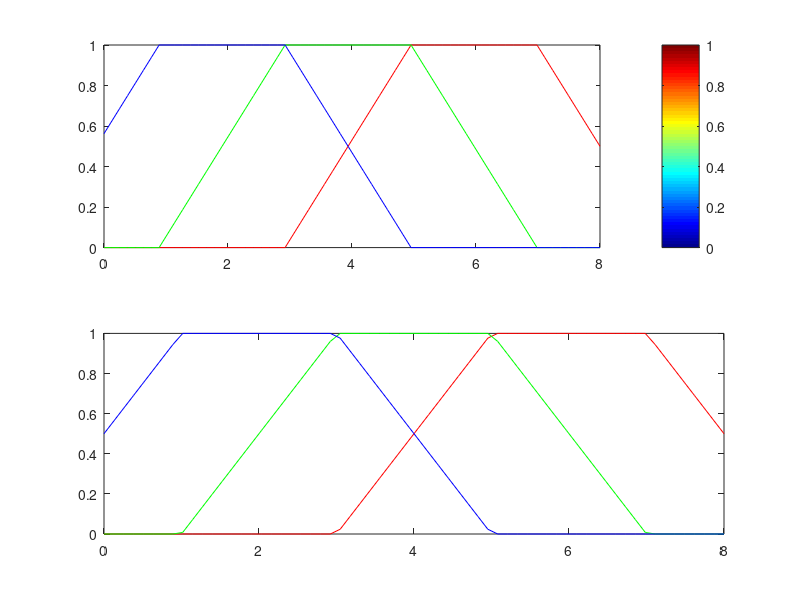

Write the MATLAB code that produced this figure.
function test_colormaps

% HSV, GRAY, HOT, COOL, BONE, COPPER, PINK, FLAG, PRISM, JET,
%     COLORMAP, RGBPLOT, HSV2RGB, RGB2HSV

figure(1)

colormap(jet)
% colormap(cool)
x = colormap;
N = size(x,1);
a = 8*linspace(0,1,N);

subplot(2,1,1)
plot(a,x(:,1), 'r');
hold on
plot(a,x(:,2), 'g');
plot(a,x(:,3), 'b');
hold off

colorbar

[r, g, b] = test(a/8);
subplot(2,1,2)
plot(a,r, 'r');
hold on
plot(a,g, 'g');
plot(a,b, 'b');
hold off

function [r, g, b] = test(val_in),

%       // red
for ind = 1:length(val_in),
  val = val_in(ind);
  
  if (val < 0.375)
    r(ind) = 0;
  else
    if (val < 0.625)
      r(ind) = 4*val-1.5;
    else
      if (val < 0.875)
        r(ind) = 1.0;
      else
        r(ind) = -4*val+4.5;
      end
    end
  end

%     // green
  if (val < 0.125)
    g(ind) = 0;
  else
    if (val < 0.375)
      g(ind) = 4*val-0.5;
    else
      if (val < 0.625)
        g(ind) = 1;
      else
        if (val < 0.875)
          g(ind) = -4*val+3.5;
        else
          g(ind) = 0;
        end
      end
    end
  end

%       // blue
  if (val < 0.125)
    b(ind) = 4*val+0.5;
  else
    if (val < 0.375)
      b(ind) = 1.0;
    else
      if (val < 0.625)
        b(ind) = -4*val+2.5;
      else
        b(ind) = 0;
      end
    end
  end
end